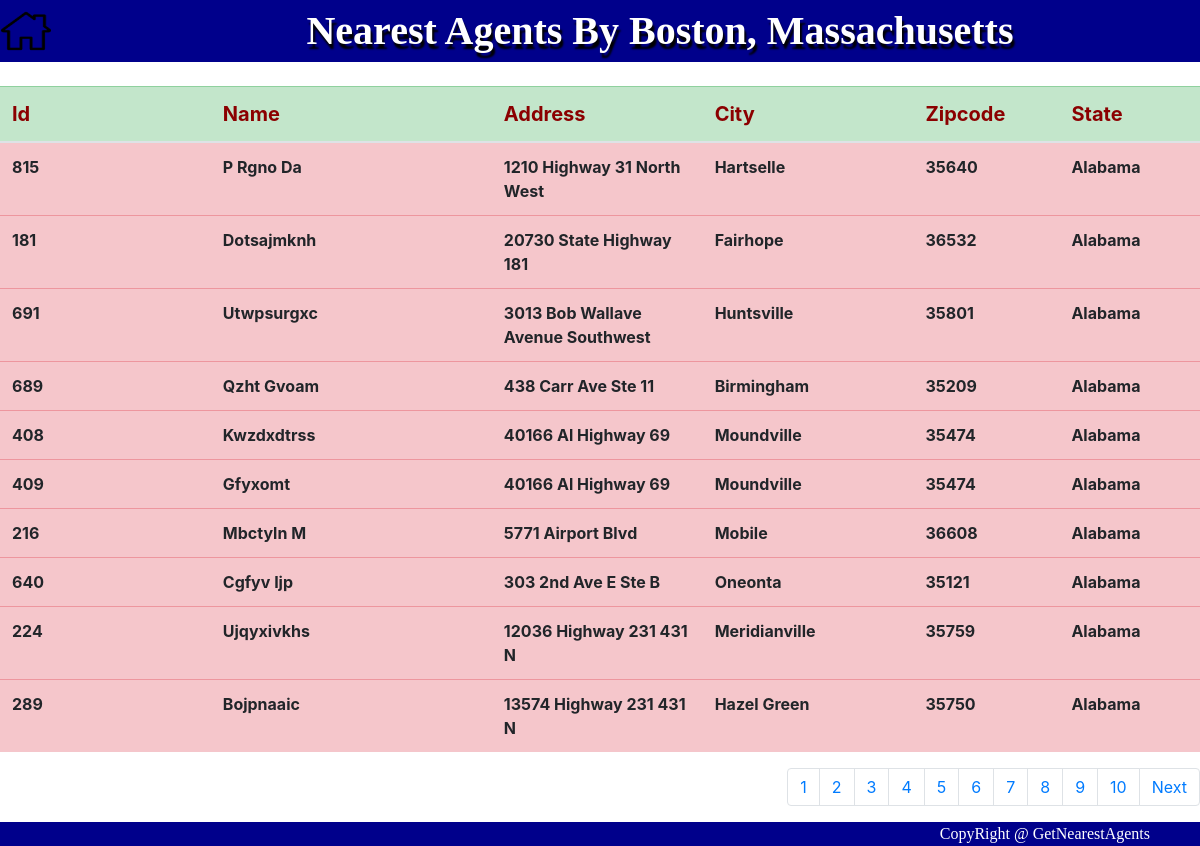
The page /locations/?id=2 on the database its author committed.
### agents/models.py (models this page shows)
class GivenPlaces(models.Model):
    id = models.AutoField(primary_key=True)
    city_name = models.CharField(max_length=50)
    latitute = models.FloatField()
    longitute = models.FloatField()

class AgentsModel(models.Model):
    id = models.IntegerField(primary_key=True)
    name = models.CharField(max_length=50)
    address = models.TextField()
    city = models.CharField(max_length=50)
    zipcode = models.IntegerField()
    state = models.CharField(max_length=50)

### agents/views.py (the view)
# urls.py: path('locations/',views.getNearestLocations,name='locations'),
def getNearestLocations(request,pno=None,id=None):
    if not (pno and id):
        place_id = request.GET.get('id')
        page_no = 1
    else:
        place_id = id
        page_no = pno
    place = GivenPlaces.objects.get(id=place_id)
    queryset = LatituteAndLongituteModel.objects.all()
    city_list = [{'lat':x.latitute,'lon':x.longitute,'id':x.id} for x in queryset]
    city_to_find = {'lat': place.latitute, 'lon': place.longitute}
    nearest_locations = find_closest_lat_lon(city_list, city_to_find)
    nearest_locations.sort(key=lambda x: x[0])
    hundred_nearest_locations = nearest_locations[0:100]
    data = [LatituteAndLongituteModel.objects.get(id=each_location[1]) for each_location in hundred_nearest_locations]
    nearest_agents = [AgentsModel.objects.get(id=each_object.agents_id) for each_object in data]
    pg = Paginator(nearest_agents, 10)
    page = pg.page(page_no)
    return render(request, 'agents.html', {"agents_data":page, 'place_data':place})

### agents/views.py (called while the page is built)
def dist_between_two_lat_lon(*args):
    from math import asin, cos, radians, sin, sqrt
    lat1, lat2, long1, long2,place_id = args
    lat1, lat2, long1, long2,place = map(radians, args)
    dist_lats = abs(lat2 - lat1)
    dist_longs = abs(long2 - long1)
    a = sin(dist_lats / 2) ** 2 + cos(lat1) * cos(lat2) * sin(dist_longs / 2) ** 2
    c = asin(sqrt(a)) * 2
    radius_earth = 6378
    return c * radius_earth,place_id

def find_closest_lat_lon(data, v):
    return [dist_between_two_lat_lon(v['lat'], v['lon'], x['lat'], x['lon'],x['id']) for x in data]

### templates/agents.html (shortened to what this page needs)
{% extends 'common.html' %}
{% block common %}
    {% load static %}
      <head>
          <link rel="stylesheet" href="{% static 'css/design.css' %}">
      </head>
      <body>
        <table id="table">
            <tr>
                <th id="img-col" class="img"><a href="{% url 'main' %}" ><img src="{% static 'images/home.png' %}" width="50" height="40"> </a></th>
                <th id="title">Nearest Agents By {{ place_data.city_name }} </th>
            </tr>
        </table>
        <br>
        <table class="table table-hover" table-bordered width="1000">
            <thead>
                <tr class="table-success">
                  <th scope="col" class="header">Id</th>
                  <th scope="col" class="header">Name</th>
                  <th scope="col" class="header">Address</th>
                  <th scope="col" class="header">City</th>
                  <th scope="col" class="header">Zipcode</th>
                  <th scope="col" class="header">State</th>
                </tr>
            </thead>
            <tbody>
                {% for x in agents_data %}
                <tr class="table-danger">
                    <th width="150" >{{ x.id }}</th>
                    <th width="200" >{{ x.name }}</th>
                    <th width="150" >{{ x.address }}</th>
                    <th width="150" >{{ x.city }}</th>
                    <th width="100" >{{ x.zipcode }}</th>
                    <th width="100" >{{ x.state }}</th>
                </tr>
                {% endfor %}
              </tbody>
            </table>
            <nav aria-label="Page navigation example">
              <ul class="pagination justify-content-end">
                  {% for x in agents_data.paginator.page_range %}
                    <li class="page-item"><a class="page-link" href="{% url 'get_page' pno=x id=place_data.id %}">{{ x }}</a></li>
                  {% endfor %}
              {% if agents_data.has_next %}
                <li class="page-item">
                  <a class="page-link" href="{% url 'get_page' pno=agents_data.next_page_number id=place_data.id %}">
                      Next
                  </a>
                </li>
              {% endif %}
              </ul>
            </nav>
        </body>
{% endblock %}

### agents/static/css/design.css (style rules this page uses)
#title { font-family: "Agency FB"; font-size: 40px; text-align: center; color: white; text-shadow: black 2px 5px 2px; background-color: darkblue; }
#table { width: 100%; padding-top: 30%; }
#img-col { background-color: darkblue; }
.img { width:10%; }
.header { font-size: 20px; color: darkred; }

### rows shown on the page
GivenPlaces: city_name "Boston, Massachusetts"
AgentsModel: id "815", name "P Rgno Da", address "1210 Highway 31 North West", city "Hartselle", zipcode "35640", state "Alabama"
AgentsModel: id "181", name "Dotsajmknh", address "20730 State Highway 181", city "Fairhope", zipcode "36532", state "Alabama"
AgentsModel: id "691", name "Utwpsurgxc", address "3013 Bob Wallave Avenue Southwest", city "Huntsville", zipcode "35801", state "Alabama"
AgentsModel: id "689", name "Qzht Gvoam", address "438 Carr Ave Ste 11", city "Birmingham", zipcode "35209", state "Alabama"
AgentsModel: id "408", name "Kwzdxdtrss", address "40166 Al Highway 69", city "Moundville", zipcode "35474", state "Alabama"
AgentsModel: id "409", name "Gfyxomt", address "40166 Al Highway 69", city "Moundville", zipcode "35474", state "Alabama"
AgentsModel: id "216", name "Mbctyln M", address "5771 Airport Blvd", city "Mobile", zipcode "36608", state "Alabama"
AgentsModel: id "640", name "Cgfyv Ijp", address "303 2nd Ave E Ste B", city "Oneonta", zipcode "35121", state "Alabama"
AgentsModel: id "224", name "Ujqyxivkhs", address "12036 Highway 231 431 N", city "Meridianville", zipcode "35759", state "Alabama"
AgentsModel: id "289", name "Bojpnaaic", address "13574 Highway 231 431 N", city "Hazel Green", zipcode "35750", state "Alabama"

### other values the page prints
{{ x }} "1" "2" "3" "4" "5" "6" "7" "8" "9" "10"
